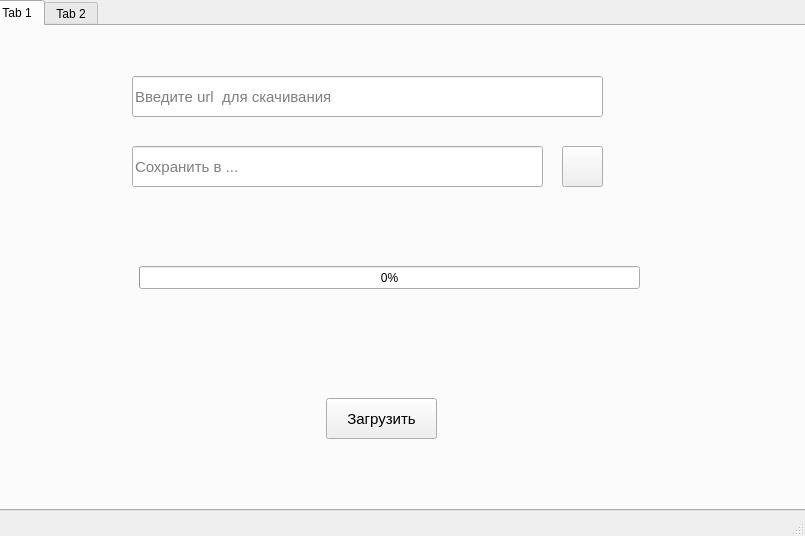
<?xml version="1.0" encoding="UTF-8"?>
<ui version="4.0">
 <class>MainWindow</class>
 <widget class="QMainWindow" name="MainWindow">
  <property name="geometry">
   <rect>
    <x>0</x>
    <y>0</y>
    <width>805</width>
    <height>536</height>
   </rect>
  </property>
  <property name="windowTitle">
   <string>MainWindow</string>
  </property>
  <widget class="QWidget" name="centralwidget">
   <widget class="QTabWidget" name="tabWidget">
    <property name="geometry">
     <rect>
      <x>-10</x>
      <y>0</y>
      <width>901</width>
      <height>511</height>
     </rect>
    </property>
    <property name="currentIndex">
     <number>0</number>
    </property>
    <widget class="QWidget" name="tab">
     <attribute name="title">
      <string>Tab 1</string>
     </attribute>
     <widget class="QPushButton" name="pushButton">
      <property name="geometry">
       <rect>
        <x>334</x>
        <y>372</y>
        <width>111</width>
        <height>41</height>
       </rect>
      </property>
      <property name="font">
       <font>
        <pointsize>11</pointsize>
       </font>
      </property>
      <property name="text">
       <string>Загрузить</string>
      </property>
     </widget>
     <widget class="QLineEdit" name="lineEdit">
      <property name="geometry">
       <rect>
        <x>140</x>
        <y>50</y>
        <width>471</width>
        <height>41</height>
       </rect>
      </property>
      <property name="font">
       <font>
        <pointsize>11</pointsize>
       </font>
      </property>
      <property name="placeholderText">
       <string>Введите url  для скачивания</string>
      </property>
     </widget>
     <widget class="QLineEdit" name="lineEdit_2">
      <property name="geometry">
       <rect>
        <x>140</x>
        <y>120</y>
        <width>411</width>
        <height>41</height>
       </rect>
      </property>
      <property name="font">
       <font>
        <pointsize>11</pointsize>
       </font>
      </property>
      <property name="placeholderText">
       <string>Сохранить в ... </string>
      </property>
     </widget>
     <widget class="QPushButton" name="pushButton_2">
      <property name="geometry">
       <rect>
        <x>570</x>
        <y>120</y>
        <width>41</width>
        <height>41</height>
       </rect>
      </property>
      <property name="text">
       <string/>
      </property>
      <property name="icon">
       <iconset resource="photo.qrc">
        <normaloff>:/icons/search.png</normaloff>:/icons/search.png</iconset>
      </property>
     </widget>
     <widget class="QProgressBar" name="progressBar">
      <property name="geometry">
       <rect>
        <x>147</x>
        <y>240</y>
        <width>501</width>
        <height>23</height>
       </rect>
      </property>
      <property name="value">
       <number>0</number>
      </property>
     </widget>
    </widget>
    <widget class="QWidget" name="tab_2">
     <attribute name="title">
      <string>Tab 2</string>
     </attribute>
     <widget class="QTabWidget" name="tabWidget_2">
      <property name="geometry">
       <rect>
        <x>10</x>
        <y>10</y>
        <width>791</width>
        <height>481</height>
       </rect>
      </property>
      <property name="layoutDirection">
       <enum>Qt::RightToLeft</enum>
      </property>
      <property name="currentIndex">
       <number>0</number>
      </property>
      <widget class="QWidget" name="tab_3">
       <attribute name="title">
        <string>Видео</string>
       </attribute>
       <widget class="QLineEdit" name="lineEdit_3">
        <property name="geometry">
         <rect>
          <x>110</x>
          <y>40</y>
          <width>461</width>
          <height>41</height>
         </rect>
        </property>
        <property name="font">
         <font>
          <pointsize>11</pointsize>
         </font>
        </property>
        <property name="placeholderText">
         <string>Введите url  для скачивания</string>
        </property>
       </widget>
       <widget class="QLineEdit" name="lineEdit_4">
        <property name="geometry">
         <rect>
          <x>110</x>
          <y>130</y>
          <width>461</width>
          <height>41</height>
         </rect>
        </property>
        <property name="font">
         <font>
          <pointsize>11</pointsize>
         </font>
        </property>
        <property name="placeholderText">
         <string>Сохранить в ... </string>
        </property>
       </widget>
       <widget class="QPushButton" name="pushButton_3">
        <property name="geometry">
         <rect>
          <x>590</x>
          <y>132</y>
          <width>41</width>
          <height>41</height>
         </rect>
        </property>
        <property name="text">
         <string/>
        </property>
        <property name="icon">
         <iconset resource="photo.qrc">
          <normaloff>:/icons/search.png</normaloff>:/icons/search.png</iconset>
        </property>
       </widget>
       <widget class="QProgressBar" name="progressBar_2">
        <property name="geometry">
         <rect>
          <x>110</x>
          <y>260</y>
          <width>571</width>
          <height>23</height>
         </rect>
        </property>
        <property name="value">
         <number>0</number>
        </property>
       </widget>
       <widget class="QPushButton" name="pushButton_4">
        <property name="geometry">
         <rect>
          <x>314</x>
          <y>350</y>
          <width>111</width>
          <height>23</height>
         </rect>
        </property>
        <property name="text">
         <string>Загрузить</string>
        </property>
       </widget>
       <widget class="QLabel" name="label">
        <property name="geometry">
         <rect>
          <x>150</x>
          <y>200</y>
          <width>81</width>
          <height>21</height>
         </rect>
        </property>
        <property name="font">
         <font>
          <pointsize>10</pointsize>
         </font>
        </property>
        <property name="text">
         <string>Разрешение</string>
        </property>
       </widget>
       <widget class="QComboBox" name="comboBox">
        <property name="geometry">
         <rect>
          <x>270</x>
          <y>200</y>
          <width>301</width>
          <height>22</height>
         </rect>
        </property>
       </widget>
       <widget class="QPushButton" name="pushButton_5">
        <property name="geometry">
         <rect>
          <x>590</x>
          <y>40</y>
          <width>41</width>
          <height>41</height>
         </rect>
        </property>
        <property name="text">
         <string/>
        </property>
        <property name="icon">
         <iconset resource="photo.qrc">
          <normaloff>:/icons/save.png</normaloff>:/icons/save.png</iconset>
        </property>
        <property name="iconSize">
         <size>
          <width>25</width>
          <height>25</height>
         </size>
        </property>
       </widget>
      </widget>
      <widget class="QWidget" name="tab_4">
       <attribute name="title">
        <string>Список видео</string>
       </attribute>
       <widget class="QLineEdit" name="lineEdit_5">
        <property name="geometry">
         <rect>
          <x>132</x>
          <y>49</y>
          <width>471</width>
          <height>31</height>
         </rect>
        </property>
        <property name="font">
         <font>
          <pointsize>11</pointsize>
         </font>
        </property>
        <property name="placeholderText">
         <string>Введите URL  Плэйлиста</string>
        </property>
       </widget>
       <widget class="QLineEdit" name="lineEdit_6">
        <property name="geometry">
         <rect>
          <x>130</x>
          <y>120</y>
          <width>401</width>
          <height>31</height>
         </rect>
        </property>
        <property name="font">
         <font>
          <pointsize>11</pointsize>
         </font>
        </property>
        <property name="placeholderText">
         <string>Сохранить в ...</string>
        </property>
       </widget>
       <widget class="QPushButton" name="pushButton_6">
        <property name="geometry">
         <rect>
          <x>560</x>
          <y>122</y>
          <width>41</width>
          <height>31</height>
         </rect>
        </property>
        <property name="text">
         <string/>
        </property>
        <property name="icon">
         <iconset resource="photo.qrc">
          <normaloff>:/icons/search.png</normaloff>:/icons/search.png</iconset>
        </property>
       </widget>
       <widget class="QProgressBar" name="progressBar_3">
        <property name="geometry">
         <rect>
          <x>130</x>
          <y>300</y>
          <width>511</width>
          <height>23</height>
         </rect>
        </property>
        <property name="value">
         <number>0</number>
        </property>
       </widget>
       <widget class="QLabel" name="label_2">
        <property name="geometry">
         <rect>
          <x>140</x>
          <y>195</y>
          <width>71</width>
          <height>21</height>
         </rect>
        </property>
        <property name="font">
         <font>
          <pointsize>10</pointsize>
         </font>
        </property>
        <property name="text">
         <string>Разрешение</string>
        </property>
       </widget>
       <widget class="QComboBox" name="comboBox_2">
        <property name="geometry">
         <rect>
          <x>248</x>
          <y>200</y>
          <width>281</width>
          <height>22</height>
         </rect>
        </property>
       </widget>
       <widget class="QPushButton" name="pushButton_7">
        <property name="geometry">
         <rect>
          <x>340</x>
          <y>380</y>
          <width>75</width>
          <height>23</height>
         </rect>
        </property>
        <property name="text">
         <string> Загрузить</string>
        </property>
       </widget>
       <widget class="QLabel" name="label_3">
        <property name="geometry">
         <rect>
          <x>140</x>
          <y>250</y>
          <width>91</width>
          <height>21</height>
         </rect>
        </property>
        <property name="font">
         <font>
          <pointsize>10</pointsize>
         </font>
        </property>
        <property name="text">
         <string>Текущее видео</string>
        </property>
       </widget>
       <widget class="QLabel" name="label_4">
        <property name="geometry">
         <rect>
          <x>386</x>
          <y>250</y>
          <width>91</width>
          <height>21</height>
         </rect>
        </property>
        <property name="font">
         <font>
          <pointsize>10</pointsize>
         </font>
        </property>
        <property name="text">
         <string>Весь плэйлист</string>
        </property>
       </widget>
       <widget class="QLCDNumber" name="lcdNumber">
        <property name="geometry">
         <rect>
          <x>240</x>
          <y>250</y>
          <width>51</width>
          <height>23</height>
         </rect>
        </property>
       </widget>
       <widget class="QLCDNumber" name="lcdNumber_2">
        <property name="geometry">
         <rect>
          <x>480</x>
          <y>250</y>
          <width>51</width>
          <height>23</height>
         </rect>
        </property>
       </widget>
      </widget>
     </widget>
    </widget>
   </widget>
  </widget>
  <widget class="QMenuBar" name="menubar">
   <property name="geometry">
    <rect>
     <x>0</x>
     <y>0</y>
     <width>805</width>
     <height>21</height>
    </rect>
   </property>
  </widget>
  <widget class="QStatusBar" name="statusbar"/>
 </widget>
 <resources>
  <include location="photo.qrc"/>
 </resources>
 <connections/>
</ui>
